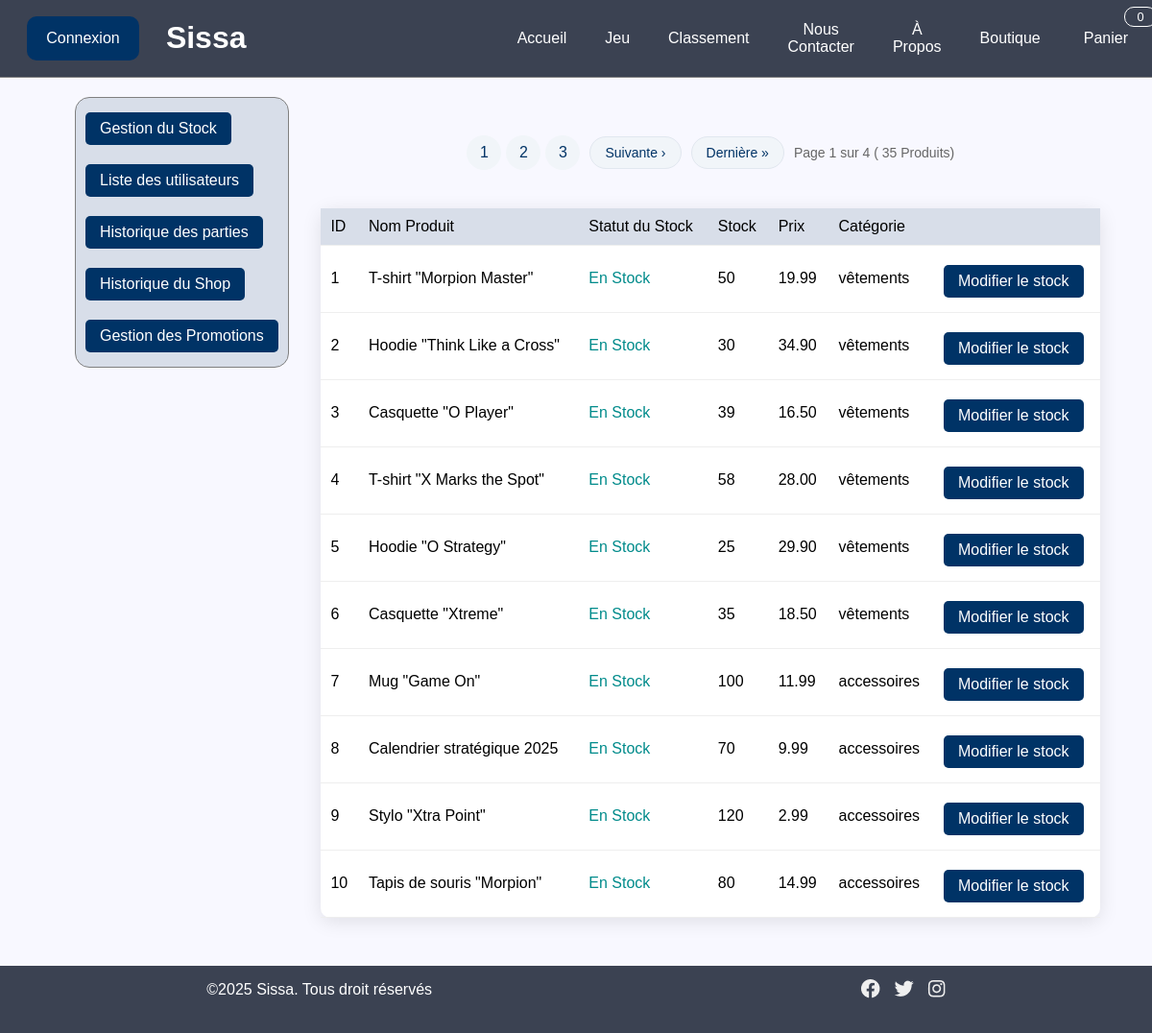
Before: /Projet/pages/admin.php?action=STK with the older database file.
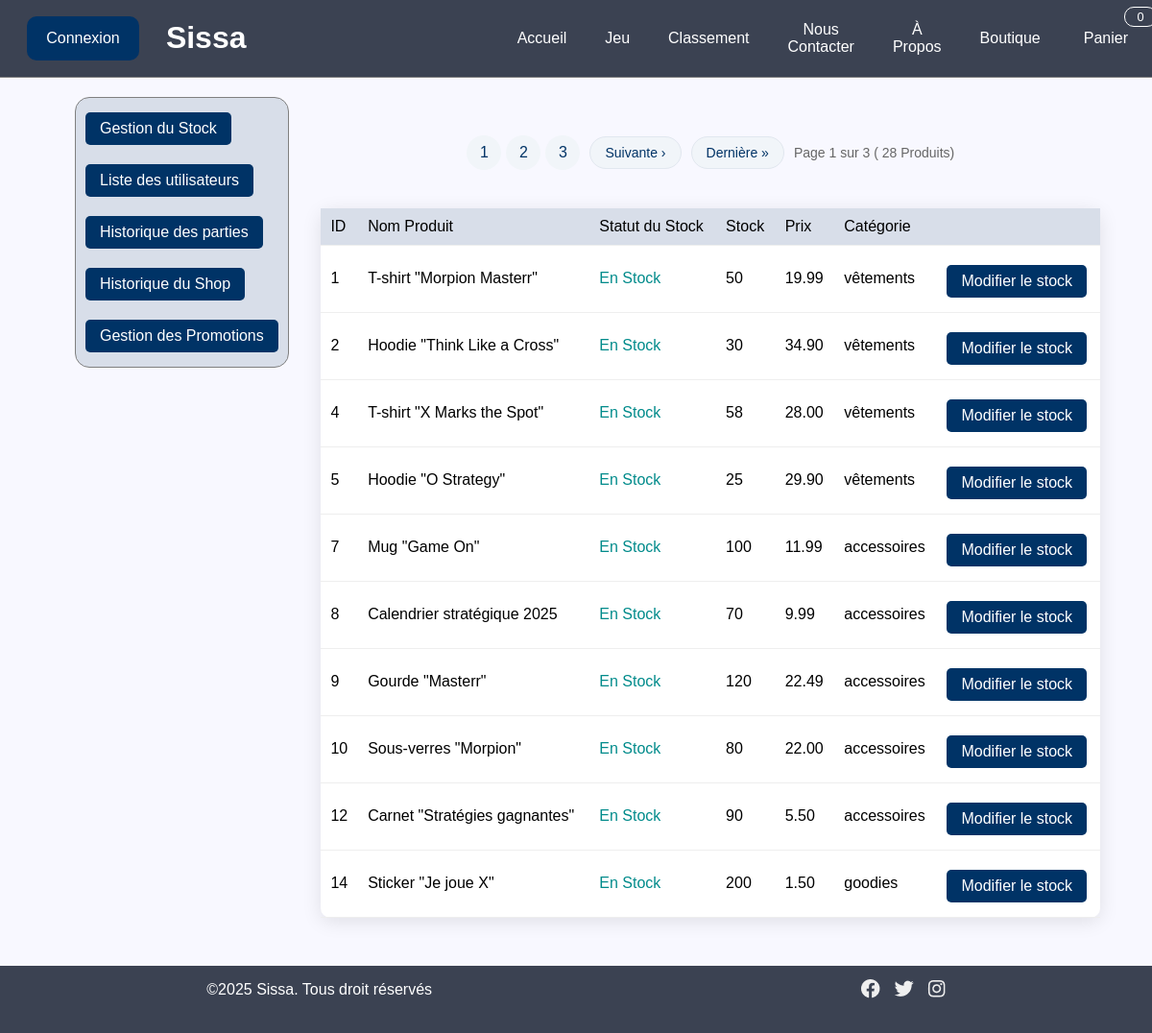
After: the same page with the newer database file.
### tables this page shows
CREATE TABLE Article(
   idArticle INT AUTO_INCREMENT,
   prix DECIMAL(8,2),
   nom VARCHAR(50) NOT NULL,
   stock INT NOT NULL,
   description VARCHAR(200) NOT NULL,
   lien_image VARCHAR(50),
   PRIMARY KEY(idArticle)
);

### Projet/common/db.php (called while the page is built, shortened)
<?php
function isConnected(){
    return isset($_SESSION['user']);
}
function getNumberOfProducts($db){
    try{
        $stmt = $db->prepare("SELECT COUNT(*) as cs FROM article ");
        $stmt->execute();
        $count = $stmt->fetch(PDO::FETCH_ASSOC);
        return $count['cs'];
    }catch(PDOException $e){
        header("Location: ../pages/error_page.php");
        exit();
    }
}
function getProducts($pdo,$page,$page_size){
    try{
        $stmt = $pdo->prepare('
        SELECT a.idArticle as id,a.nom as name, a.prix as prix, a.stock as stk, a.categorie as ctg from article a
        limit ?,?
        ');
        $debut =($page-1) * $page_size;
        $stmt->bindParam(1,$debut, PDO::PARAM_INT);
        $stmt->bindParam(2,$page_size, PDO::PARAM_INT);
        $stmt->execute();
        $commandes = $stmt->fetchAll(PDO::FETCH_ASSOC);
        return $commandes;
    }catch(PDOException $e){
        header("Location: ../pages/error_page.php");
        exit();
    }
}
?>

### Projet/admin/listArticles.php (the view, shortened to what this page needs)
<?php
    require_once("../common/db.php");
    function afficheArticles($db,$page){
        try{
            $result = getProducts($db,$page,$GLOBALS['product_per_page']);
            echo "<table class=\"list-table\">";
            echo "<thead><tr><td>ID</td><td>Nom Produit</td><td>Statut du Stock</td><td>Stock</td><td>Prix</td><td>Catégorie</td><td></td></tr></thead>";
            foreach($result as $product){
                $id= $product['id'];
                $name= $product['name'];
                $status_style = $product['stk']==0?"#ff2500":"#008b8b";
                $status= $product['stk']==0?"Rupture de stock":"En Stock";
                $stock= $product['stk'];
                $prix = $product['prix'];
                $categorie = $product['ctg'];
                echo "<tr>
                <td>
                    <div class=\"list-table-element\">$id</div>
                </td>
                <td>
                <div class=\"list-table-element\">
                    $name
                </div>
                </td>
                <td>
                <div style=\"color: $status_style;\"class=\"list-table-element\">
                    $status
                </div>
                </td>
                <td>
                <div class=\"list-table-element\">
                    $stock
                </div>
                </td>
                <td>
                <div class=\"list-table-element\">
                    $prix
                </div>
                </td>
                <td>
                <div class=\"list-table-element\">
                    $categorie
                </div>
                </td>
                <td>
                <div class=\"list-table-element\">
                    <a class =\"color-button table-button\" href=\"../pages/admin.php?action=MPS&id=$id\">Modifier le stock</a>
                </div>
                </td>
                </tr>";
            }
            echo "<caption>";
            $name ="Produits";
            $numberofproducts = getNumberOfProducts($db);
            $nombre_pages=floor( $numberofproducts/$GLOBALS['product_per_page'] + (($numberofproducts%$GLOBALS['product_per_page']==0)?0:1));
            generatePagination("admin.php",$page,$nombre_pages,"STK",$numberofproducts ,$name);
            echo "</caption>";
            echo "</table>";
        }catch(PDOException $e){
            echo "Une erreur est survenue";
        }
    }
    $db = connect();
    $page = 1;
    afficheArticles($db,$page);
?>

### Projet/pages/admin.php (shortened to what this page needs)
<!DOCTYPE html>
<html lang="fr">
<head>
    <?php
        include("../common/styles.php")
    ?>
    <link rel="stylesheet" href="admin.css">
    <link rel="stylesheet" href="shop.css">
    <link rel="stylesheet" href="login.css">
</head>
<body>
    <?php
        require_once("../common/db.php");
        require_once("../admin/pagination.php");
        include("../common/nav.php");
    ?>
    <div class="content">
        <div class="admin-nav">
            <div class="admin-nav-element">
                <a class ="color-button" href="admin.php?action=STK">Gestion du Stock</a>
            </div>
            <div class="admin-nav-element">
                <a class ="color-button" href="admin.php?action=USR">Liste des utilisateurs</a>
            </div>
            <div class="admin-nav-element">
                <a class ="color-button" href="admin.php?action=HGM">Historique des parties</a>
            </div>
            <div class="admin-nav-element">
                <a class ="color-button" href="admin.php?action=HSH">Historique du Shop</a>
            </div>
            <div class="admin-nav-element">
                <a class ="color-button" href="admin.php?action=PRM">Gestion des Promotions</a>
            </div>
        </div>
        <div class="data">
        <?php
        if(!empty($_GET) && isset($_GET['action'])){
            $action = $_GET['action'];
            if($action == "USR"){
                include("../admin/listUser.php");
            }else if($action=='HSH'){
                include("../admin/listPurchases.php");
            }else if($action =='STK'){
                include("../admin/listArticles.php");
            }else if($action =="MPS"){
                if(isset($_GET['id'])&&preg_match("/^[0-9]+$/",$_GET['id'])){
                    getStockForm();
                }else{
                    header("Location: error_page.php");
                    exit();
                }
            }
        }
    ?>
    </div>
    </div>
    <?php
        include("../common/footer.php");
    ?>
</body>
</html>

### Projet/common/styles.php
<link rel="stylesheet" href="palette.css">
<link rel="stylesheet" href="style.css">

### Projet/common/nav.php (shortened to what this page needs)
<?php
$nb_articles = 0;
$nav_pages = array("index.php"=>"Accueil","jeu.php"=>"Jeu","classement.php"=>"Classement","contact.php"=>"Nous Contacter","a_propos.php"=>"À Propos","shop.php"=>"Boutique","panier.php"=>"Panier");
$current_page = $_SERVER['REQUEST_URI'];
$page = explode("/",$current_page);
$current_page = end($page);
$current_page = explode("?",$current_page);
$current_page = reset($current_page);
?>
<div class="navbar">
    <div class = "connect-navbar">
        <?php
            if(isConnected()){
                echo "<a class =\"color-button disconnect-button\" href = \"deconnexion.php\">Deconnexion</a>";
            }else echo "<a class =\"color-button\" href = \"login.php\">Connexion</a>";
        ?>
    </div>
    <div class ="title-navbar">
        <h1 id="titre">Sissa</h1>
    </div>
    <div class= "inner-navbar">
        <?php
            foreach ($nav_pages as $key => $value) {
                if($key == "panier.php"){
                    echo "<div class=\"panier\">";
                    if($key == $current_page){
                        echo "<a class =\"page_selected\"href=\"panier.php\">Panier</a>";
                    }else{
                        echo "<a href=\"panier.php\">Panier</a>";
                    }
                    echo "<span class=\"badge-panier\">$nb_articles</span>";
                    echo "</div>";
                }else{
                    if($key == $current_page){
                        echo "<a class= \"page_selected\"href = \"$key\">$value</a>";
                    }else{
                        echo "<a href = \"$key\">$value</a>";
                    }
                }
            }
        ?>
    </div>
</div>

### Projet/admin/pagination.php (shortened to what this page needs)
<?php
require_once("../common/db.php");
function generatePagination($phppage,$page_courante,$nombre_pages,$action,$total_elements,$name){
    if ($nombre_pages > 1){
        echo "<div class=\"pagination\">";
        echo "<div class=\"controles-pagination\">";
        echo "<div class=\"pages-numeros\">";
        $intervalle = 2;
        for ($i = max(1, $page_courante - $intervalle); $i <= min($nombre_pages, $page_courante + $intervalle); $i++) {
            $classe_page = ($i == $page_courante) ? 'page-active' : '';
            echo "<a href=\"$phppage?page=$i&action=$action\" class=\"numero-page\" $classe_page\">$i</a>";
        }
        echo "</div>";
        if ($page_courante < $nombre_pages){
            $next = $page_courante +1;
            echo "<a href=\"$phppage?page=$next&action=$action\" class=\"bouton-pagination\">Suivante &rsaquo;</a>";
            echo "<a href=\"$phppage?page=$nombre_pages&action=$action\" class=\"bouton-pagination\">Dernière &raquo;</a>";
        }
        echo "<div class=\"info-pagination\">";
        echo "Page $page_courante sur $nombre_pages ( $total_elements $name)";
        echo "</div>";
        echo "</div>";
        echo "</div>";
    }
}
?>

### Projet/common/footer.php
<footer class="footer">
    <div class="footer-content">
        <p>©2025 Sissa. Tous droit réservés</p>
        <img src="../images/medias.png" alt="medias">
    </div>
</footer>

### Projet/pages/palette.css (style rules this page uses)
:root { --sissa_dark_blue: #3b4252; --sissa_light_blue: #007BFF; --sissa_night_sky: #003366; --sissa_error_red: #d9534f; }

### Projet/pages/style.css (style rules this page uses)
html { height: 100%; margin: 0; padding: 0; background-color: ghostwhite; }
body { font-family: Helvetica, sans-serif; height: 100%; margin: 0; padding: 0; display: table; width: 100%; }
.footer { background-color: var(--sissa_dark_blue); overflow: hidden; border-bottom: 1px solid grey; color: white; width: 100%; height: 70px; display: table-row; }
.footer-content { display: flex; align-items: center; justify-content: space-around; }
.navbar { background-color: var(--sissa_dark_blue); overflow: hidden; display: grid; grid-template-columns: 1fr 2fr 3fr; border-bottom: 1px solid grey; }
.connect-navbar { grid-column: 1; display: flex; align-items: center; justify-content: center; }
.title-navbar { grid-column: 2; display: flex; justify-content: left; }
.inner-navbar { grid-column: 3; display: flex; justify-content: space-evenly; align-items: center; vertical-align: middle; }
a { float: left; display: block; color: white; text-align: center; text-decoration: none; }
p { text-align: left; }
.navbar a { float: left; display: block; color: white; text-align: center; padding: 14px 20px; text-decoration: none; border-radius: 10px; }
#titre { color: white; }
.content { padding: 20px; text-align: center; }
.color-button { background-color: var(--sissa_light_blue); color: white; border: none; padding: 15px 32px; text-align: center; text-decoration: none; display: inline-block; font-size: 16px; margin: 4px 2px; cursor: pointer; border-radius: 20px; }
.panier { position: relative; display: inline-block; margin: 0 5px; }
.panier a { display: inline-block; position: relative; padding : 14px 20px; text-align: center; }
.badge-panier { position: absolute; top: -10px; right: -10px; background: transparent; color: white; padding: 2px 8px; border-radius: 10px; font-size: 0.8em; min-width: 16px; text-align: center; z-index: 1; border : 1px solid white; }

### Projet/pages/admin.css (style rules this page uses)
.admin-nav { grid-column: 1; float: left; height: 90%; width: fit-content; margin-left: 5%; display: table; background-color: #d8dee9; border: solid 1px grey; border-radius: 15px; border-spacing: 10px; }
.admin-nav-element { display: table-row; }
.list-table { grid-column: 2; width: 70%; background:white; border-radius:10px; box-shadow: 0 4px 20px rgba(0,0,0,0.1); margin-bottom: 30px; margin-left: auto; margin-right: auto; border-collapse: collapse; display: table; }
.list-table thead { background-color: #d8dee9; }
.list-table-element { margin-top: 5px; margin-bottom: 5px; }
.table-button { padding: 10px; }
tr td { white-space: nowrap; width: max-content; }
.color-button { background: #003366; color: white; border: none; border-radius: 5px; padding: 8px 15px; cursor: pointer; text-decoration: none; display: inline-block; margin: 5px 0; }
.list-table th, .list-table td { padding: 10px; text-align: left; border-bottom: 1px solid #eee; }

### Projet/pages/shop.css (style rules this page uses)
.pagination { margin: 40px 0; display: flex; flex-direction: column; align-items: center; gap: 15px; }
.controles-pagination { display: flex; flex-wrap: wrap; justify-content: center; gap: 10px; align-items: center; }
.bouton-pagination { padding: 8px 15px; background-color: #f1f5f9; color: var(--sissa_night_sky); border-radius: 20px; text-decoration: none; font-size: 14px; transition: all 0.3s ease; border: 1px solid #e1e7ef; }
.pages-numeros { display: flex; gap: 5px; }
.numero-page { display: flex; align-items: center; justify-content: center; width: 36px; height: 36px; border-radius: 50%; text-decoration: none; font-weight: 500; color: var(--sissa_night_sky); background-color: #f1f5f9; transition: all 0.3s ease; }
.info-pagination { color: #666; font-size: 14px; }

Changed rows visible on the page:
removed article: idArticle "3", nom "Casquette \"O Player\"", stock "En Stock", stock "39", prix "16.50", categorie "vêtements"
removed article: idArticle "6", nom "Casquette \"Xtreme\"", stock "En Stock", stock "35", prix "18.50", categorie "vêtements"
changed article id 1: nom "T-shirt \"Morpion Master\"" → "T-shirt \"Morpion Masterr\""
changed article id 9: nom "Stylo \"Xtra Point\"" → "Gourde \"Masterr\""; prix "2.99" → "22.49"
changed article id 10: nom "Tapis de souris \"Morpion\"" → "Sous-verres \"Morpion\""; prix "14.99" → "22.00"
now on this page (row edited): article: idArticle "12", nom "Carnet \"Stratégies gagnantes\"", stock "En Stock", stock "90", prix "5.50", categorie "accessoires"
now on this page (row edited): article: idArticle "14", nom "Sticker \"Je joue X\"", stock "En Stock", stock "200", prix "1.50", categorie "goodies"
Other visible differences:
$nombre_pages: "4" → "3"
$total_elements: "35" → "28"
